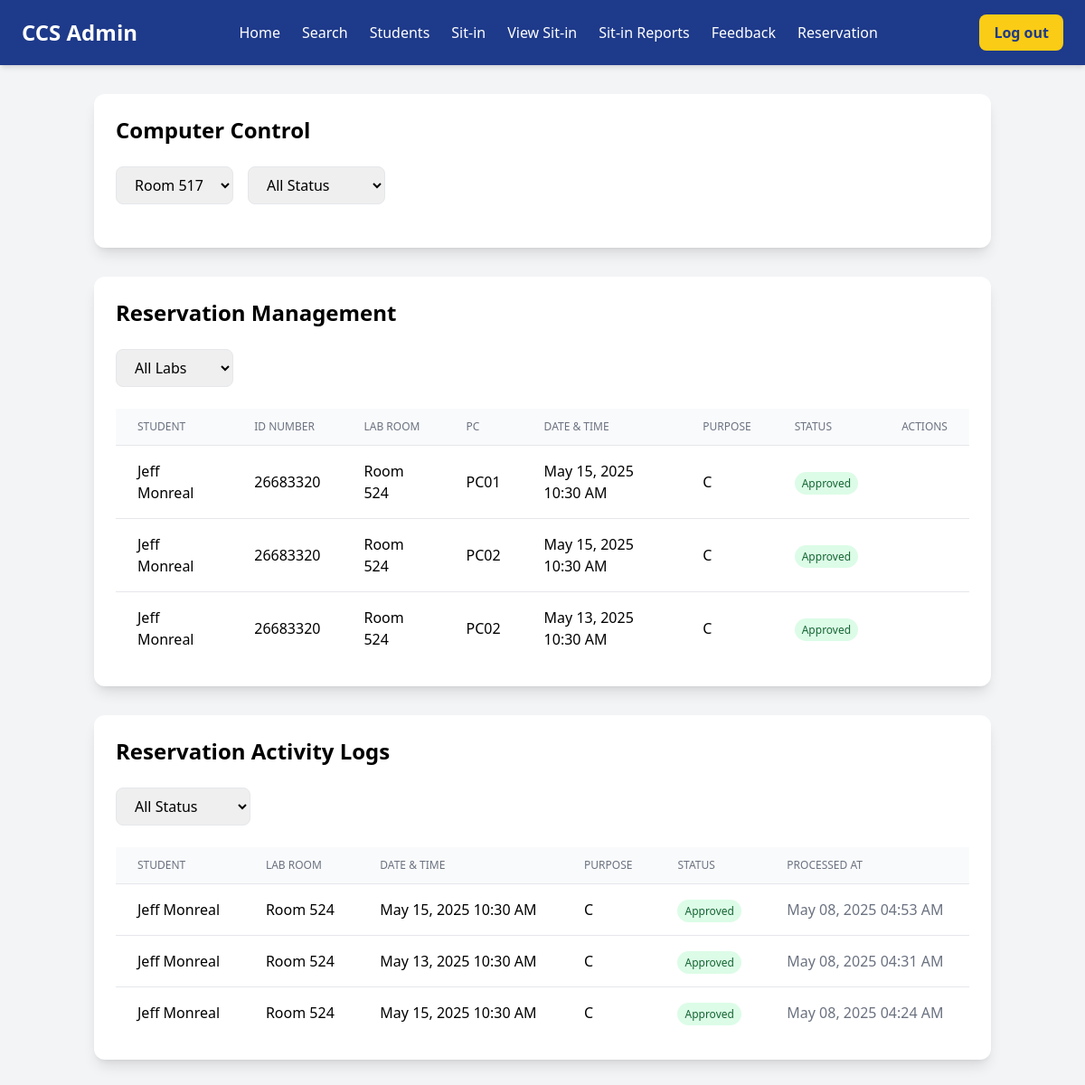
Page /reservation-admin.php (signed in) on the committed database.
### tables this page shows
CREATE TABLE `reservations` (
  `id` int(11) NOT NULL,
  `student_id` int(11) NOT NULL,
  `lab_room` varchar(10) NOT NULL,
  `pc_number` varchar(10) NOT NULL,
  `purpose` varchar(100) NOT NULL,
  `reservation_date` date NOT NULL,
  `time_in` time NOT NULL,
  `status` enum('pending','approved','disapproved') DEFAULT 'pending',
  `timeout_at` datetime DEFAULT NULL,
  `created_at` timestamp NOT NULL DEFAULT current_timestamp(),
  `updated_at` timestamp NOT NULL DEFAULT current_timestamp() ON UPDATE current_timestamp()
);

CREATE TABLE `users` (
  `ID` int(11) NOT NULL,
  `ID_NUMBER` int(11) NOT NULL,
  `LASTNAME` varchar(50) NOT NULL,
  `FIRSTNAME` varchar(50) NOT NULL,
  `MIDDLENAME` varchar(50) DEFAULT NULL,
  `COURSE` varchar(100) DEFAULT NULL,
  `YEAR` int(11) DEFAULT NULL,
  `USERNAME` varchar(50) NOT NULL,
  `PASSWORD` varchar(100) NOT NULL,
  `EMAIL` varchar(100) NOT NULL,
  `ADDRESS` varchar(30) DEFAULT NULL,
  `SESSION` int(11) DEFAULT 30,
  `IMAGE` varchar(100) DEFAULT NULL,
  `CREATED_AT` timestamp NOT NULL DEFAULT current_timestamp(),
  `user_type` enum('student','admin') NOT NULL DEFAULT 'student',
  `POINTS` int(11) DEFAULT 0,
  `current_points` int(11) DEFAULT 0,
  `total_points_earned` int(11) DEFAULT 0,
  `sessions_earned` int(11) DEFAULT 0
);

### reservation-admin.php (the view, shortened to what this page needs)
<?php
require_once 'database.php';
$activity_logs_query = "
    SELECT r.*, u.FIRSTNAME, u.LASTNAME
    FROM reservations r
    JOIN users u ON r.student_id = u.ID_NUMBER
    ORDER BY r.updated_at DESC
";
$activity_logs = $conn->query($activity_logs_query);
$reservations = $conn->query("
    SELECT r.*, u.FIRSTNAME, u.LASTNAME, u.ID_NUMBER
    FROM reservations r
    JOIN users u ON r.student_id = u.ID_NUMBER
    WHERE r.status IN ('pending', 'approved')
    ORDER BY r.reservation_date DESC, r.time_in ASC
");
?>
<!DOCTYPE html>
<html lang="en">
<head>
    <script src="https://cdn.tailwindcss.com"></script>
    <link href="https://cdnjs.cloudflare.com/ajax/libs/font-awesome/6.0.0-beta3/css/all.min.css" rel="stylesheet">
</head>
<body class="bg-gray-100">
    <?php include 'admin-nav.php'; ?>
    <div class="container mx-auto px-4 py-8">
        <div class="bg-white rounded-xl shadow-lg p-6 mb-8">
            <h2 id="roomHeading" class="text-2xl font-bold mb-6">Computer Control</h2>
            <div class="flex gap-4 mb-6">
                <select id="labRoomSelect" class="border rounded-lg px-4 py-2 hover:border-blue-500 focus:border-blue-500 focus:ring-1 focus:ring-blue-500">
                    <option value="517" selected>Room 517</option>
                </select>
                <select id="statusFilter" class="border rounded-lg px-4 py-2">
                    <option value="all">All Status</option>
                </select>
            </div>
        </div>
        <div class="bg-white rounded-xl shadow-lg p-6 mb-8">
            <h2 class="text-2xl font-bold mb-6">Reservation Management</h2>
            <div class="mb-6">
                <select id="labFilter" class="border rounded-lg px-4 py-2" onchange="applyFilters('reservation')">
                    <option value="all">All Labs</option>
                </select>
            </div>
            <div class="overflow-x-auto">
                <table class="min-w-full divide-y divide-gray-200">
                    <thead>
                        <tr>
                            <th class="px-6 py-3 bg-gray-50 text-left text-xs font-medium text-gray-500 uppercase">Student</th>
                            <th class="px-6 py-3 bg-gray-50 text-left text-xs font-medium text-gray-500 uppercase">ID Number</th>
                            <th class="px-6 py-3 bg-gray-50 text-left text-xs font-medium text-gray-500 uppercase">Lab Room</th>
                            <th class="px-6 py-3 bg-gray-50 text-left text-xs font-medium text-gray-500 uppercase">PC</th>
                            <th class="px-6 py-3 bg-gray-50 text-left text-xs font-medium text-gray-500 uppercase">Date & Time</th>
                            <th class="px-6 py-3 bg-gray-50 text-left text-xs font-medium text-gray-500 uppercase">Purpose</th>
                            <th class="px-6 py-3 bg-gray-50 text-left text-xs font-medium text-gray-500 uppercase">Status</th>
                            <th class="px-6 py-3 bg-gray-50 text-left text-xs font-medium text-gray-500 uppercase">Actions</th>
                        </tr>
                    </thead>
                    <tbody class="bg-white divide-y divide-gray-200">
                        <?php while($row = $reservations->fetch_assoc()): ?>
                            <tr class="reservation-row hover:bg-gray-50"
                                data-status="<?php echo $row['status']; ?>"
                                data-lab="<?php echo $row['lab_room']; ?>"
                                data-date="<?php echo $row['reservation_date']; ?>">
                                <td class="px-6 py-4"><?php echo htmlspecialchars($row['FIRSTNAME'] . ' ' . $row['LASTNAME']); ?></td>
                                <td class="px-6 py-4"><?php echo htmlspecialchars($row['ID_NUMBER']); ?></td>
                                <td class="px-6 py-4">Room <?php echo htmlspecialchars($row['lab_room']); ?></td>
                                <td class="px-6 py-4"><?php echo htmlspecialchars($row['pc_number']); ?></td>
                                <td class="px-6 py-4">
                                    <?php
                                    echo date('M d, Y h:i A', strtotime($row['reservation_date'] . ' ' . $row['time_in']));
                                    ?>
                                </td>
                                <td class="px-6 py-4"><?php echo htmlspecialchars($row['purpose']); ?></td>
                                <td class="px-6 py-4">
                                    <span class="px-2 py-1 text-xs rounded-full <?php
                                        switch($row['status']) {
                                            case 'approved':
                                                echo 'bg-green-100 text-green-800';
                                                break;
                                        }
                                    ?>">
                                        <?php echo ucfirst($row['status']); ?>
                                    </span>
                                </td>
                                <td class="px-6 py-4">
                                </td>
                            </tr>
                        <?php endwhile; ?>
                    </tbody>
                </table>
            </div>
        </div>
        <div class="bg-white rounded-xl shadow-lg p-6">
            <h2 class="text-2xl font-bold mb-6">Reservation Activity Logs</h2>
            <div class="mb-6">
                <select id="logsStatusFilter" class="border rounded-lg px-4 py-2" onchange="filterLogs(this.value)">
                    <option value="all">All Status</option>
                </select>
            </div>
            <?php if ($activity_logs->num_rows > 0): ?>
                <div class="overflow-x-auto">
                    <table class="min-w-full divide-y divide-gray-200">
                        <thead>
                            <tr>
                                <th class="px-6 py-3 bg-gray-50 text-left text-xs font-medium text-gray-500 uppercase">Student</th>
                                <th class="px-6 py-3 bg-gray-50 text-left text-xs font-medium text-gray-500 uppercase">Lab Room</th>
                                <th class="px-6 py-3 bg-gray-50 text-left text-xs font-medium text-gray-500 uppercase">Date & Time</th>
                                <th class="px-6 py-3 bg-gray-50 text-left text-xs font-medium text-gray-500 uppercase">Purpose</th>
                                <th class="px-6 py-3 bg-gray-50 text-left text-xs font-medium text-gray-500 uppercase">Status</th>
                                <th class="px-6 py-3 bg-gray-50 text-left text-xs font-medium text-gray-500 uppercase">Processed At</th>
                            </tr>
                        </thead>
                        <tbody class="bg-white divide-y divide-gray-200">
                            <?php while($row = $activity_logs->fetch_assoc()): ?>
                                <tr class="log-row" data-status="<?php echo $row['status']; ?>">
                                    <td class="px-6 py-4">
                                        <?php echo htmlspecialchars($row['FIRSTNAME'] . ' ' . $row['LASTNAME']); ?>
                                    </td>
                                    <td class="px-6 py-4">Room <?php echo htmlspecialchars($row['lab_room']); ?></td>
                                    <td class="px-6 py-4">
                                        <?php echo date('M d, Y h:i A', strtotime($row['reservation_date'] . ' ' . $row['time_in'])); ?>
                                    </td>
                                    <td class="px-6 py-4"><?php echo htmlspecialchars($row['purpose']); ?></td>
                                    <td class="px-6 py-4">
                                        <span class="status-badge px-2 py-1 text-xs rounded-full <?php
                                            switch($row['status']) {
                                                case 'approved':
                                                    echo 'bg-green-100 text-green-800';
                                                    break;
                                            }
                                        ?>">
                                            <?php echo ucfirst($row['status']); ?>
                                        </span>
                                    </td>
                                    <td class="px-6 py-4 text-gray-500">
                                        <?php echo date('M d, Y h:i A', strtotime($row['updated_at'])); ?>
                                    </td>
                                </tr>
                            <?php endwhile; ?>
                        </tbody>
                    </table>
                </div>
            <?php else: ?>
                <p class="text-gray-500 text-center py-4">No activity logs found</p>
            <?php endif; ?>
        </div>
    </div>
</body>
</html>

### reservation-admin.php (style rules this page uses)
#roomHeading { transition: all 0.3s ease; }
.status-badge { @apply px-2 py-1 rounded-full text-xs font-medium; }

### rows in the picture
reservations: users.FIRSTNAME+LASTNAME "Jeff Monreal", users.ID_NUMBER "26683320", lab_room "524", pc_number "PC01", reservation_date+time_in "May 15, 2025 10:30 AM", purpose "C", status "Approved", updated_at "May 08, 2025 04:24 AM"
reservations: users.FIRSTNAME+LASTNAME "Jeff Monreal", users.ID_NUMBER "26683320", lab_room "524", pc_number "PC02", reservation_date+time_in "May 15, 2025 10:30 AM", purpose "C", status "Approved", updated_at "May 08, 2025 04:53 AM"
reservations: users.FIRSTNAME+LASTNAME "Jeff Monreal", users.ID_NUMBER "26683320", lab_room "524", pc_number "PC02", reservation_date+time_in "May 13, 2025 10:30 AM", purpose "C", status "Approved", updated_at "May 08, 2025 04:31 AM"
